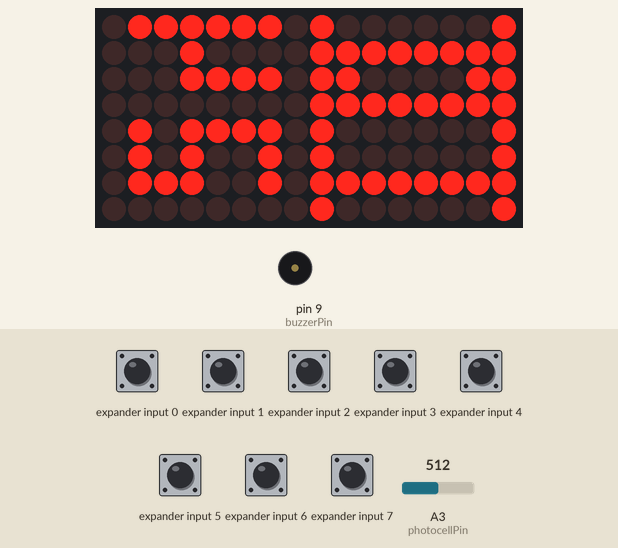
Simulated run of this sketch. Board: Arduino Uno, built with avr-gcc and run on an emulated ATmega328P. Parts: 16×8 LED matrix, buzzer (waves = sounding, pin HIGH). Wiring (inferred from the names in the program): input shift register (74HC165): load A1; clock A0; serial out A2. The inputs (shaded band) are chosen by the test bench; at power-on: expander input 0–7 HIGH, A3 (photocellPin) = 512. The local clock reads 2024-03-15 10:24:30 at power-on unless the sketch sets it; pins used as bus, display or sensor lines are not drawn; what the sketch prints to the serial monitor is not drawn.

Above: at 1.3 s.
1.4 s: A3 (photocellPin) set to 716
2.9 s: A3 (photocellPin) set to 900
4.4 s: A3 (photocellPin) set to 1023
Timing chart, 0 to 7.4 s (numbered marks = the images above; inputs shaded):
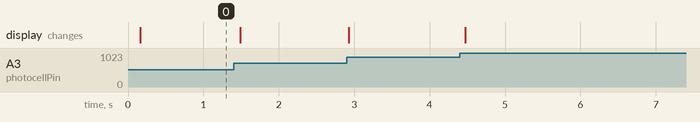

The sketch:

LedMatrixClock.ino
```cpp
#include <RTClib.h>
#include <LedControl.h>


const byte digits[10][8] PROGMEM = {
	{ // 0
		 B00000000
		,B00000111
		,B00000101
		,B00000101
		,B00000101
		,B00000101
		,B00000111
		,B00000000
	},
	{ // 1
		 B00000000
		,B00000010
		,B00000010
		,B00000010
		,B00000010
		,B00000010
		,B00000010
		,B00000000
	},
	{ // 2
		 B00000000
		,B00000111
		,B00000001
		,B00000001
		,B00000111
		,B00000100
		,B00000111
		,B00000000
	},
	{ // 3
		 B00000000
		,B00000111
		,B00000001
		,B00000001
		,B00000011
		,B00000001
		,B00000111
		,B00000000
	},
	{ // 4
		 B00000000
		,B00000101
		,B00000101
		,B00000101
		,B00000111
		,B00000001
		,B00000001
		,B00000000
	},
	{ // 5
		 B00000000
		,B00000111
		,B00000100
		,B00000100
		,B00000111
		,B00000001
		,B00000111
		,B00000000
	},
	{ // 6
		 B00000000
		,B00000111
		,B00000100
		,B00000100
		,B00000111
		,B00000101
		,B00000111
		,B00000000
	},
	{ // 7
		 B00000000
		,B00000111
		,B00000001
		,B00000001
		,B00000001
		,B00000001
		,B00000001
		,B00000000
	},
	{ // 8
		 B00000000
		,B00000111
		,B00000101
		,B00000101
		,B00000111
		,B00000101
		,B00000111
		,B00000000
	},
	{ // 9
		 B00000000
		,B00000111
		,B00000101
		,B00000101
		,B00000111
		,B00000001
		,B00000111
		,B00000000
	},
};

const byte errorMessage[2][8] PROGMEM = {
	{ // Er
		 B00000000
		,B11100000
		,B10000000
		,B10000110
		,B11001000
		,B10001000
		,B11101000
		,B00000000
	},
	{ // r!
		 B00000000
		,B00000100
		,B00000100
		,B01100100
		,B10000100
		,B10000000
		,B10000100
		,B00000000
	}
};

const char daysOfWeek[7][10] PROGMEM = {
	"Sunday",
	"Monday",
	"Tuesday",
	"Wednesday",
	"Thursday",
	"Friday",
	"Saturday"
};

/*
* Now we create a new LedControl.
* We use pins 12,11 and 10 on the Arduino for the SPI interface
* Pin 12 is connected to the DATA IN-pin of the first MAX7221
* Pin 11 is connected to the CLK-pin of the first MAX7221
* Pin 10 is connected to the LOAD(/CS)-pin of the first MAX7221
* There will only be a single MAX7221 attached to the arduino
*/
LedControl lc1 = LedControl(12, 11, 10, 2);
RTC_DS3231 rtc;
uint8_t prevMinutes = 99; // 99 fixes a bug: if you turn the unit on at xx:00 the 00 will not display beacuse the currentminutes equal the prevminutes
uint8_t prevHour = 99; // 99 fixes a bug: if you turn the unit on at 00:xx the 00 will not display beacuse the currenthour equal the prevhour

const uint8_t photocellPin = A3;
int photocellReading = 0;
uint8_t displayBrightness = 8;

const uint8_t buzzerPin = 9;

const uint8_t semicolonUpperPin = 5;
const uint8_t semicolonLowerPin = 6;

const uint8_t latchPin = A1;
const uint8_t dataPin = A2;
const uint8_t clockPin = A0;
byte buttonStates = 0;

const byte ledMatrixCount = 2;
// original
//const byte ledMatrixLeft = 0;
//const byte ledMatrixRight = 1;
// upside down
const byte ledMatrixLeft = 1;
const byte ledMatrixRight = 0;

/*
 O4 O3 O2 O1 O6
    O5    O5
*/
const byte buttonMaskEdit =   B00001000; // 4
const byte buttonMaskUp =     B00000100; // 3
const byte buttonMaskDown =   B00000010; // 2
const byte buttonMaskAlarm =  B00000001; // 1
const byte buttonMaskDate =   B00100000; // 6
const byte buttonMaskSnooze = B00010000; // 5
bool editMode = false;
bool editHours = false;
bool editMinutes = false;

DateTime editDateTime;
const TimeSpan oneHourTimeSpan = TimeSpan(0, 1, 0, 0);
const TimeSpan oneMinuteTimeSpan = TimeSpan(0, 0, 1, 0);

/*
* just needs the location of the data pin and the clock pin
* it returns a byte with each bit in the byte corresponding
* to a pin on the shift register. leftBit 7 = Pin 7 / Bit 0= Pin 0
*/
byte shiftIn(int myDataPin, int myClockPin) {
	int i;
	int temp = 0;
	int pinState;
	byte myDataIn = 0;

	pinMode(myClockPin, OUTPUT);
	pinMode(myDataPin, INPUT);

	//we will be holding the clock pin high 8 times (0,..,7) at the
	//end of each time through the for loop

	//at the begining of each loop when we set the clock low, it will
	//be doing the necessary low to high drop to cause the shift
	//register's DataPin to change state based on the value
	//of the next bit in its serial information flow.
	//The register transmits the information about the pins from pin 7 to pin 0
	//so that is why our function counts down
	for (i = 7; i >= 0; i--)
	{
		digitalWrite(myClockPin, 0);
		delayMicroseconds(2);
		temp = digitalRead(myDataPin);
		if (temp) {
			pinState = 1;
			//set the bit to 0 no matter what
			myDataIn = myDataIn | (1 << i);
		}
		else {
			//turn it off -- only necessary for debuging
			//print statement since myDataIn starts as 0
			pinState = 0;
		}

		//Debuging print statements
		//Serial.print(pinState);
		//Serial.print("     ");
		//Serial.println (dataIn, BIN);

		digitalWrite(myClockPin, 1);

	}
	//debuging print statements whitespace
	//Serial.println();
	//Serial.println(myDataIn, BIN);
	return myDataIn;
}

/*
* Flips a byte. Ex.: 01011 will become 11010
* source: the byte to flip
* returns: the byte with the bits in reversed order
*/
byte flipByte(byte source) {
	char result = 0;
	for (byte i = 0; i < 8; i++) {
		result <<= 1;
		result |= source & 1;
		source >>= 1;
	}
	return result;
}

/*
* Display a two digit number on a 8x8  led matrix, with the 4x8 font set
* addr: address of the display
* number: the number to display
*/
void displayNumber(size_t addr, int number)
{
	byte ones = number % 10;
	byte tens = number / 10;

	for (size_t digitLine = 0; digitLine < 8; digitLine++)
	{
		byte digitOnes = pgm_read_byte(&digits[ones][digitLine]) << (-1 + (addr * 2)); // orig: 1 - addr???
		byte digitTens = pgm_read_byte(&digits[tens][digitLine]) << (-1 + (addr * 2));
		//lc1.setColumn(addr, digitLine, (digitTens << 4) | digitOnes); // original
		lc1.setColumn(addr, 7 - digitLine, flipByte((digitTens << 4) | digitOnes)); // upside down
	}
}

void displayError()
{
	for (size_t i = 0; i < ledMatrixCount; i++)
	{
		for (size_t digitLine = 0; digitLine < 8; digitLine++)
		{
			byte singleLine = pgm_read_byte(&errorMessage[i][digitLine]);
			lc1.setColumn(i, digitLine, singleLine);
		}
	}
}

char* dateTimeToString(DateTime dt)
{
	char dayOfWeek[10];
	//byte i = 0;
	//bool running = true;
	//while (running)
	//{
	//	dayOfWeek[i] = pgm_read_byte(&daysOfWeek[dt.dayOfTheWeek()][i]);
	//	i++;
	//	if (i > 9 || dayOfWeek[i - 1] == '\0')
	//	{
	//		running = false;
	//	}
	//}
	for (size_t i = 0; i < 10; i++)
	{
		dayOfWeek[i] = pgm_read_byte(&daysOfWeek[dt.dayOfTheWeek()][i]);
	}

	// 2014.03.26 19:55:37 sunday
	char dateTimeString[30];
	sprintf_P(dateTimeString, (char*)F("%d.%02d.%02d %02d:%02d:%02d %s"), dt.year(), dt.month(), dt.day(), dt.hour(), dt.minute(), dt.second(), dayOfWeek);
	return dateTimeString;
}

void displayEditMode()
{
	if (!editMode)
	{
		lc1.setColumn(ledMatrixLeft, 0, B00000000);
		lc1.setColumn(ledMatrixLeft, 7, B00000000);
		lc1.setColumn(ledMatrixRight, 0, B00000000);
		lc1.setColumn(ledMatrixRight, 7, B00000000);
	}
	else if (editHours)
	{
		lc1.setColumn(ledMatrixLeft, 0, B11111111);
		lc1.setColumn(ledMatrixLeft, 7, B11111111);
		lc1.setColumn(ledMatrixRight, 0, B00000000);
		lc1.setColumn(ledMatrixRight, 7, B00000000);
	}
	else if (editMinutes)
	{
		lc1.setColumn(ledMatrixLeft, 0, B00000000);
		lc1.setColumn(ledMatrixLeft, 7, B00000000);
		lc1.setColumn(ledMatrixRight, 0, B11111111);
		lc1.setColumn(ledMatrixRight, 7, B11111111);
	}
}


void setup()
{
	Serial.begin(115200);
	delay(100);

	editMode = false;
	editHours = false;
	editMinutes = false;

	/*
	The MAX72XX is in power-saving mode on startup,
	we have to do a wakeup call
	*/
	lc1.shutdown(ledMatrixLeft, false);
	lc1.shutdown(ledMatrixRight, false);
	/* Set the brightness to a medium values */
	lc1.setIntensity(ledMatrixLeft, displayBrightness);
	lc1.setIntensity(ledMatrixRight, displayBrightness);
	/* and clear the display */
	lc1.clearDisplay(ledMatrixLeft);
	lc1.clearDisplay(ledMatrixRight);

	//displayNumber(0, 5);
	//displayNumber(1, 7);
	//displayError();
	//while (1);

	if (!rtc.begin()) {
		Serial.println(F("Couldn't find RTC"));
		displayError();
		while (1);
	}

	if (rtc.lostPower()) {
		Serial.println(F("RTC lost power, lets set the time!"));
		// following line sets the RTC to the date & time this sketch was compiled
		rtc.adjust(DateTime(F(__DATE__), F(__TIME__)));
		// This line sets the RTC with an explicit date & time, for example to set
		// January 21, 2014 at 3am you would call:
		// rtc.adjust(DateTime(2014, 1, 21, 3, 0, 0));
	}
	Serial.println(F("PixelMatrix Clock"));
	Serial.println(F("2016, noti"));
	Serial.println(dateTimeToString(rtc.now()));

	// buzzer
	pinMode(buzzerPin, OUTPUT);
	//noTone(buzzerPin);

	// semicolon
	pinMode(semicolonUpperPin, OUTPUT);
	pinMode(semicolonLowerPin, OUTPUT);
	digitalWrite(semicolonUpperPin, HIGH);
	digitalWrite(semicolonLowerPin, HIGH);

	// buttons
	pinMode(latchPin, OUTPUT);
	pinMode(clockPin, OUTPUT);
	pinMode(dataPin, INPUT);
}

void loop()
{
	DateTime now;
	DateTime nowRTC = rtc.now();
	if (editMode)
	{
		now = editDateTime;
	}
	else
	{
		now = nowRTC;
	}

	// display the hour
	uint8_t currentHour = now.hour();
	if (currentHour != prevHour)
	{
		//Serial.println(dateTimeToString(now));
		displayNumber(ledMatrixLeft, currentHour);
		prevHour = currentHour;
	}

	// display the minutes
	uint8_t currentMinutes = now.minute();
	if (currentMinutes != prevMinutes)
	{
		//Serial.println(dateTimeToString(now));
		displayNumber(ledMatrixRight, currentMinutes);
		prevMinutes = currentMinutes;
	}

	// adjust the brightness
	photocellReading = analogRead(photocellPin);
	uint8_t TMPdisplayBrightness = map(photocellReading, 0, 1023, 0, 15);
	if (((TMPdisplayBrightness + displayBrightness) / 2) != displayBrightness)
	{
		Serial.println(TMPdisplayBrightness);
		displayBrightness = TMPdisplayBrightness;
		lc1.setIntensity(ledMatrixLeft, displayBrightness);
		lc1.setIntensity(ledMatrixRight, displayBrightness);
	}

	// buttons
	//Pulse the latch pin:
	//set it to 1 to collect parallel data
	digitalWrite(latchPin, 1);
	//set it to 1 to collect parallel data, wait
	delayMicroseconds(20);
	//set it to 0 to transmit data serially
	digitalWrite(latchPin, 0);

	//while the shift register is in serial mode
	//collect each shift register into a byte
	//the register attached to the chip comes in first
	byte newButtonStates = shiftIn(dataPin, clockPin);
	if (buttonStates != newButtonStates)
	{
		//Print out the results.
		//leading 0's at the top of the byte
		//(7, 6, 5, etc) will be dropped before
		//the first pin that has a high input
		//reading
		buttonStates = newButtonStates;
		Serial.println(buttonStates, BIN);

		if (buttonStates & buttonMaskEdit)
		{
			if (!editMode && !editHours && !editMinutes)
			{
				Serial.println(F("Edit mode: hours"));
				editMode = true;
				editHours = true;
				editMinutes = false;
				editDateTime = rtc.now();
			}
			else if (editMode && editHours && !editMinutes)
			{
				Serial.println(F("Edit mode: minutes"));
				editMode = true;
				editHours = false;
				editMinutes = true;
			}
			else if (editMode && !editHours && editMinutes)
			{
				Serial.println(F("Edit mode: off"));
				editMode = false;
				editHours = false;
				editMinutes = false;
				rtc.adjust(DateTime(editDateTime.year(), editDateTime.month(), editDateTime.day(), editDateTime.hour(), editDateTime.minute(), 0));
			}
		}

		if ((buttonStates & buttonMaskUp) && editMode && editHours)
		{
			Serial.println(F("Edit mode: added an hour"));
			editDateTime = editDateTime + oneHourTimeSpan;
		}

		if ((buttonStates & buttonMaskDown) && editMode && editHours)
		{
			Serial.println(F("Edit mode: subtracted an hour"));
			editDateTime = editDateTime - oneHourTimeSpan;
		}

		if ((buttonStates & buttonMaskUp) && editMode && editMinutes)
		{
			Serial.println(F("Edit mode: added a minute"));
			editDateTime = editDateTime + oneMinuteTimeSpan;
		}

		if ((buttonStates & buttonMaskDown) && editMode && editMinutes)
		{
			Serial.println(F("Edit mode: subtracted a minute"));
			editDateTime = editDateTime - oneMinuteTimeSpan;
		}
	}

	displayEditMode();

	// DST!
	//if (3 == nowRTC.month() && nowRTC.)
	//{

	//}

	delay(100);

	//while (Serial.available() > 0) {

	//	// look for the next valid integer in the incoming serial stream:
	//	int red = Serial.parseInt();
	//	// do it again:
	//	int green = Serial.parseInt();
	//	// do it again:
	//	int blue = Serial.parseInt();

	//	// look for the newline. That's the end of your
	//	// sentence:
	//	if (Serial.read() == '\n') {
	//		// constrain the values to 0 - 255 and invert
	//		// if you're using a common-cathode LED, just use "constrain(color, 0, 255);"
	//		red = 255 - constrain(red, 0, 255);
	//		green = 255 - constrain(green, 0, 255);
	//		blue = 255 - constrain(blue, 0, 255);

	//		// fade the red, green, and blue legs of the LED:
	//		analogWrite(redPin, red);
	//		analogWrite(greenPin, green);
	//		analogWrite(bluePin, blue);

	//		// print the three numbers in one string as hexadecimal:
	//		Serial.print(red, HEX);
	//		Serial.print(green, HEX);
	//		Serial.println(blue, HEX);
	//	}
	//}
}
```
